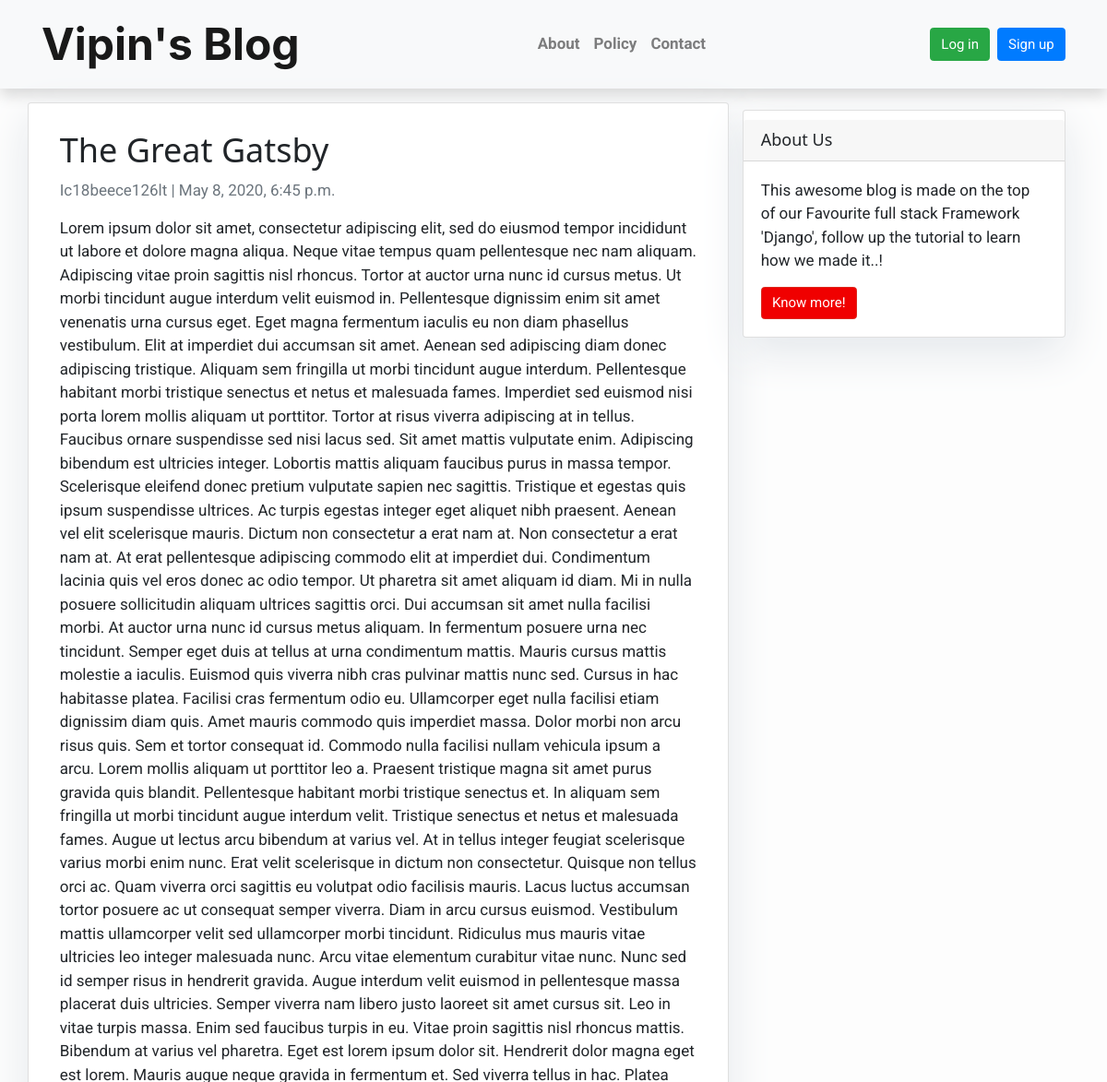
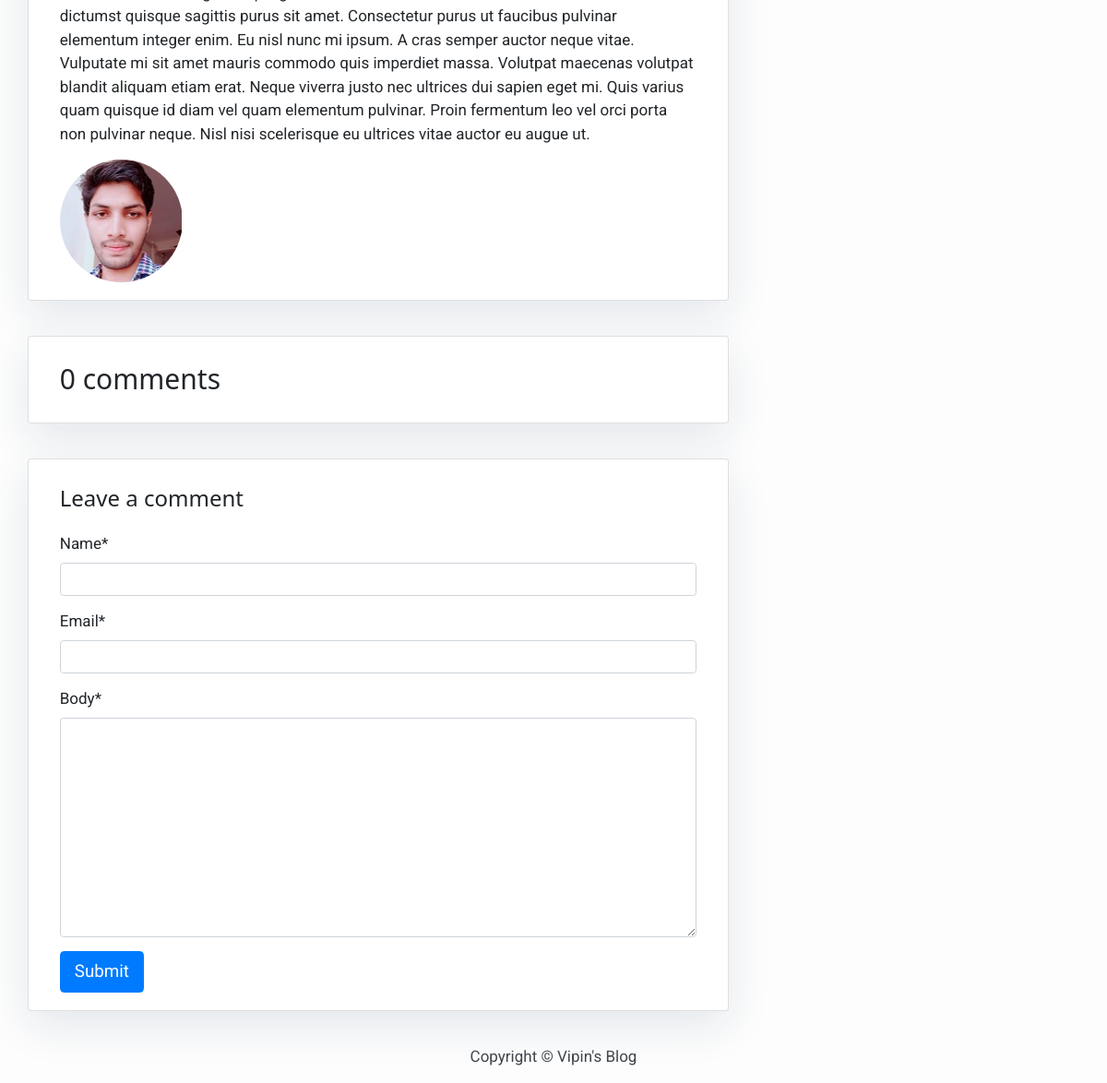
The app's page /great-gatsby/ with its own data (2 pictures, top to bottom).
### myblog/models.py (models this page shows, shortened)
class Post(models.Model):
    title = models.CharField(max_length=200, unique=True)
    slug = models.SlugField(max_length=200, unique=True)
    author = models.ForeignKey(User, on_delete=models.CASCADE, related_name='blog_posts')
    updated_on = models.DateTimeField(auto_now=True)
    content = models.TextField()
    file = models.FileField(upload_to='documents/%Y/%m/%d', default=None )
    created_on = models.DateTimeField(auto_now_add=True)
    status = models.IntegerField(choices=STATUS, default=0)
    class Meta:
        ordering = ['-created_on']

### myblog/views.py (the view)
# urls.py: path('<slug:slug>/', views.post_detail, name='post_detail'),
def post_detail(request, slug):
    template_name = 'post_detail.html'
    post = get_object_or_404(Post, slug=slug)
    comments = post.comments.filter(active=True)
    new_comment = None
    if request.method == 'POST':
        comment_form = CommentForm(data=request.POST)
        if comment_form.is_valid():
            new_comment = comment_form.save(commit=False)
            new_comment.post = post
            new_comment.save()
    else:
        comment_form = CommentForm()
    return render(request, template_name, {'post': post,
                                           'comments': comments,
                                           'new_comment': new_comment,
                                           'comment_form': comment_form})

### myblog/forms.py
class CommentForm(forms.ModelForm):
    class Meta:
        model = Comment
        fields = ('name', 'email', 'body')

### templates/post_detail.html (shortened to what this page needs)
{% extends 'base.html' %}
{% load crispy_forms_tags %}
{% block content %}
<div class="container">
  <div class="row">
    <div class="col-md-8 card mb-4  mt-3 left  top">
      <div class="card-body">
        <h1>{% block title %} {{ post.title }} {% endblock title %}</h1>
        <p class=" text-muted">{{ post.author }} | {{ post.created_on }}</p>
        <p class="card-text ">{{ post.content | safe }}</p>
        <img src="{{ post.file.url }}" alt="file">
      </div>
    </div>
    {% block sidebar %} {% include 'sidebar.html' %} {% endblock sidebar %}
    <div class="col-md-8 card mb-4  mt-3 ">
      <div class="card-body">
        <h2>{{ comments.count }} comments</h2>
      </div>
    </div>
    <div class="col-md-8 card mb-4  mt-3 ">
      <div class="card-body">
        {% if new_comment %}
        <div class="alert alert-success" role="alert">
          Your comment is awaiting moderation
        </div>
        {% else %}
        <h3>Leave a comment</h3>
        <form method="post" style="margin-top: 1.3em;">
          {{ comment_form | crispy }}
          <button type="submit" class="btn btn-primary  btn-lg">Submit</button>
        </form>
        {% endif %}
      </div>
    </div>
  </div>
</div>
{% endblock content %}

### static/css/w3.css (style rules this page uses)
html { box-sizing:border-box }
*,*:before,*:after { box-sizing:inherit }
html { -ms-text-size-adjust:100%;-webkit-text-size-adjust:100% }
body { margin:0 }
img { border-style:none }
button,input,select,textarea,optgroup { font:inherit;margin:0 }
button,input { overflow:visible }
button,select { text-transform:none }
button,[type=button],[type=reset],[type=submit] { -webkit-appearance:button }
textarea { overflow:auto }
html,body { font-family:Verdana,sans-serif;font-size:15px;line-height:1.5 }
html { overflow-x:hidden }
h1 { font-size:36px }
h2 { font-size:30px }
h3 { font-size:24px }
h1,h2,h3,h4,h5,h6 { font-family:"Segoe UI",Arial,sans-serif;font-weight:400;margin:10px 0 }
img { vertical-align:middle }

### templates/base.html (style rules this page uses)
body { font-family: "Roboto", sans-serif; font-size: 17px; background-color: #fdfdfd; }

### templates/sidebar.html (style rules this page uses)
.card { box-shadow: 0 16px 48px #E3E7EB; }

### records on screen
Post: title "The Great Gatsby", author "Ic18beece126lt", created_on "May 8, 2020, 6:45 p.m.", content "Lorem ipsum dolor sit amet, consectetur adipiscing elit, sed do eiusmod tempor incididunt ut labore et dolore magna aliqua. Neque vitae tempus quam pellentesque nec nam aliquam. Adipiscing vitae proin sagittis nisl rhoncus. Tortor at auctor urna nunc id cursus metus. Ut morbi tincidunt augue interdum velit euismod in. Pellentesque dignissim enim sit amet venenatis urna cursus eget. Eget magna fermentum iaculis eu non diam phasellus vestibulum. Elit at imperdiet dui accumsan sit amet. Aenean sed adipiscing diam donec adipiscing tristique. Aliquam sem fringilla ut morbi tincidunt augue interdum. Pellentesque habitant morbi tristique senectus et netus et malesuada fames. Imperdiet sed euismod…", file (picture)

### other values on screen
{{ comments.count }} "0"
